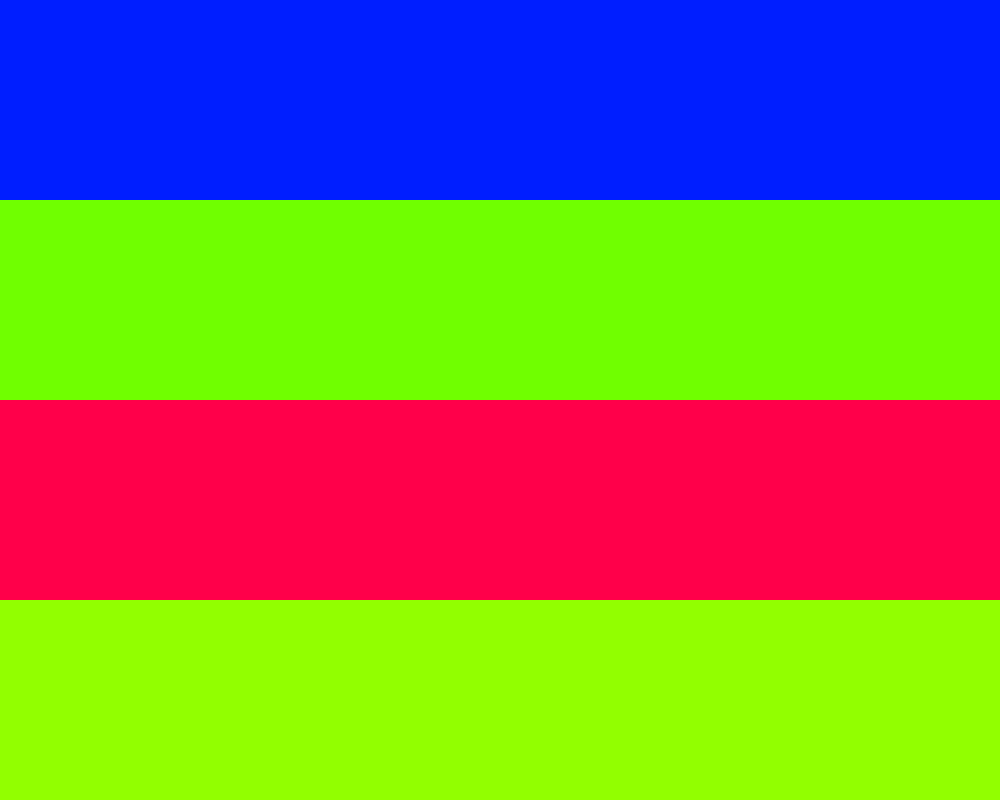
Frame 1 (no input)
Frame 60 (the mouse pressed at the canvas centre just before this capture): identical to frame 1, image omitted
Frame 120 (the mouse held since frame 60 and released just before this capture): identical to frame 1, image omitted

The Processing sketch that drew this single still picture (run headless with seeded random() and noise(); from frame 60 on, the mouse is pressed at the canvas centre):

// Processing sketch: funGradient
// ── funGradient.pde
ArrayList<Integer> colors = new ArrayList<Integer>();
float col = 0;
float numRects = 4;

void setup(){
  colorMode(HSB, 255);
  size(1000, 800);
  noStroke();
  for(int i = 0; i < 4; i++){
    colors.add(color(random(255), 255, 255));
  }
}

void draw(){
  col = 0;
  for(float i = 0; i < height; i += (float) height / numRects){
    fill(getColor(col));
    rect(0, i, width,  (float) height / numRects);
    col += (float) colors.size() / numRects;
  }
}

int getColor(float v) {

  v = abs(v);

  v = v%(colors.size());

  int c1 = colors.get(int(v%colors.size()));

  int c2 = colors.get(int((v+1)%colors.size()));

  return lerpColor(c1, c2, v%1);

}

void keyPressed(){
  if(key == 'w'){
   numRects++; 
  }
  else if(key == 's'){
    if(numRects != 1){
      numRects--;
    }
  }
}
